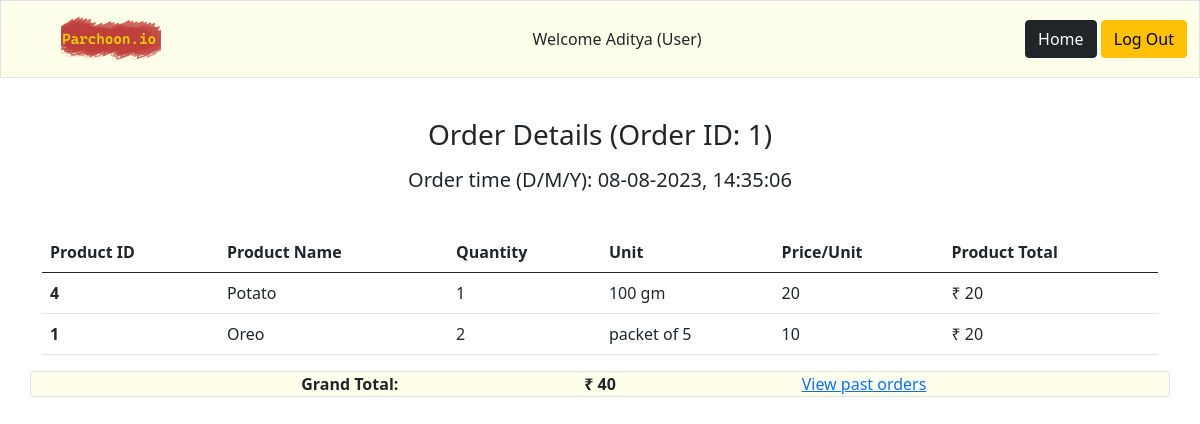
The page /order_summary/1/1/ on the database its author committed.
### model.py (models this page shows, shortened)
class Users(db.Model):
    __tablename__ = 'users'
    user_id= db.Column(db.Integer, autoincrement=True, primary_key=True, nullable=False, unique=True)
    user_email= db.Column(db.String, nullable=False, unique=True)
    user_password= db.Column(db.String, nullable=False)
    user_username= db.Column(db.String, nullable=False, unique=True)
    user_firstname= db.Column(db.String, nullable=True)
    user_midname= db.Column(db.String)
    user_lastname= db.Column(db.String)
    user_city= db.Column(db.String, nullable=False)
    user_pincode= db.Column(db.Integer, nullable=False)
    user_address= db.Column(db.String)

class Orders(db.Model):
    __tablename__ = 'orders'
    order_rowID = db.Column(db.Integer, primary_key=True, nullable=False, autoincrement=True)
    order_id = db.Column(db.Integer, nullable=False)
    order_userID = db.Column(db.Integer, db.ForeignKey('users.user_id'), nullable=False)
    order_itemID = db.Column(db.Integer, db.ForeignKey('items.item_id'), nullable=False)
    order_qty = db.Column(db.Integer, nullable=False)
    order_price = db.Column(db.Integer, nullable=False)
    order_unit = db.Column(db.String, nullable=False)
    order_time = db.Column(db.Float())
    order_total = db.Column(db.Integer)
    order_itemName = db.Column(db.String)

class Unique_orders(db.Model):
    __tablename__ = 'unique_orders'
    order_id = db.Column(db.Integer, primary_key=True, nullable=False)
    user_id = db.Column(db.Integer, nullable=False)
    order_total = db.Column(db.Integer)
    order_time = db.Column(db.Float())

### routes.py (the view)
@app.route('/order_summary/<int:userID>/<int:orderID>/')
def order_summary(userID, orderID):
    user = Users.query.get(userID) # Current user
    uniqueOrder = Unique_orders.query.get(orderID)
    order = Orders.query.filter_by(order_id=orderID).all()
    orderTime = dt.datetime.fromtimestamp(uniqueOrder.order_time)
    orderTime = orderTime.strftime("%d-%m-%Y, %H:%M:%S")
    return rt('order_summary.html', userID=userID, orderID=orderID, uniqueOrder=uniqueOrder, order=order, user=user, Items=Items, orderTime=orderTime)

### templates/order_summary.html
{% extends 'base.html' %}
{%block buttons%}
    <a href="{{url_for('user_home',userID=userID)}}" type="button" class="btn btn-dark">Home</a>
    <a href="{{url_for('index')}}" type="button" class="btn btn-warning">Log Out</a>
{%endblock%}
{% block welcome%} {{user.user_firstname}} {% endblock %}
{% block content %}
<br>
<h3 class="mx-1 my-3 text-center"> Order Details (Order ID: {{orderID}}) </h3>
<h5 class="mx-1 my-3 text-center"> Order time (D/M/Y): {{orderTime}}</h5>
<br>
<div class="container">
  <table class="table">
    <thead>
        <tr>
          <th scope="col-1"> Product ID </th>
          <th scope="col-4"> Product Name </th>
          <th scope="col-1"> Quantity </th>
          <th scope="col-3"> Unit </th>
          <th scope="col-1"> Price/Unit </th>
          <th scope="col-2"> Product Total </th>
        </tr>
      </thead>
      <tbody>
        {% for row in order %}
        <tr>
            <td> <b> {{row.order_itemID}} </b> </td>
            <td> {{row.order_itemName}} </td>
            <td> {{row.order_qty}} </td>
            <td> {{row.order_unit}} </td>
            <td> {{row.order_price}} </td>
            <td> ₹ {{row.order_total}} </td>
        </tr>
        {% endfor %}
    </tbody>
  </table>
</div>
<div class="container" style="background-color:#feffea;">
<div class="row border rounded-start rounded-end">
    <div class="col-4 text-end"> <b>Grand Total: </b></div>
    <div class="col-4 text-center"><b> ₹ {{uniqueOrder.order_total}}</b></div>
    <div class="col-4">
        <div class="row">
        <a href="{{url_for('user_orders', userID=userID)}}">  View past orders </a>
        </div>
    </div>
</div>
</div>
{% endblock %}

### templates/base.html (shortened to what this page needs)
<!DOCTYPE html>
<head>
    <link href="https://cdn.jsdelivr.net/npm/bootstrap@5.0.2/dist/css/bootstrap.min.css" rel="stylesheet">
</head>
<body>
    <nav class="navbar border " style="background-color: #feffea;">
        <div class="container-xxl">
            <div class="navbar-brand mx-5">
                <img src='\assets\parchoonio.png' style="max-width: 100px; max-height: 50px" alt="ParchoonIO Logo"></img>
            </div>
            <div> Welcome {%block welcome%}{%endblock%} (User) </div>
            <div>
                {%block buttons%}{%endblock%}
            </div>
        </div>
    </nav>
    {% block content %} {% endblock %}
</body>

### rows shown on the page
Users: user_firstname "Aditya"
Orders: order_itemID "4", order_itemName "Potato", order_qty "1", order_unit "100 gm", order_price "20", order_total "20"
Orders: order_itemID "1", order_itemName "Oreo", order_qty "2", order_unit "packet of 5", order_price "10", order_total "20"
Unique_orders: order_total "40"

### other values the page prints
{{ orderID }} "1"
{{ orderTime }} "08-08-2023, 14:35:06"
